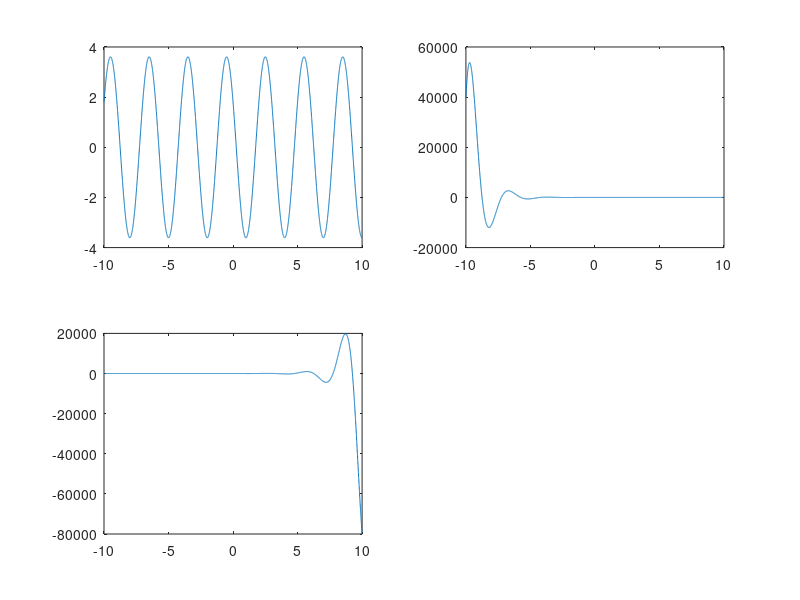

Recreate this plot in MATLAB.
t=[-10:0.005:10];
w0=2*pi/3;
th=pi/3;
C=2+3i;
r=0;
subplot(2,2,1);
y=abs(C)*exp(r*t).*(cos(w0*t+th)+i*sin(w0*t+th));
plot(t,y);

r=-1;
subplot(2,2,2);
y=abs(C)*exp(r*t).*(cos(w0*t+th)+i*sin(w0*t+th));
plot(t,y);


r=1;
subplot(2,2,3);
y=abs(C)*exp(r*t).*(cos(w0*t+th)+i*sin(w0*t+th));
plot(t,y);